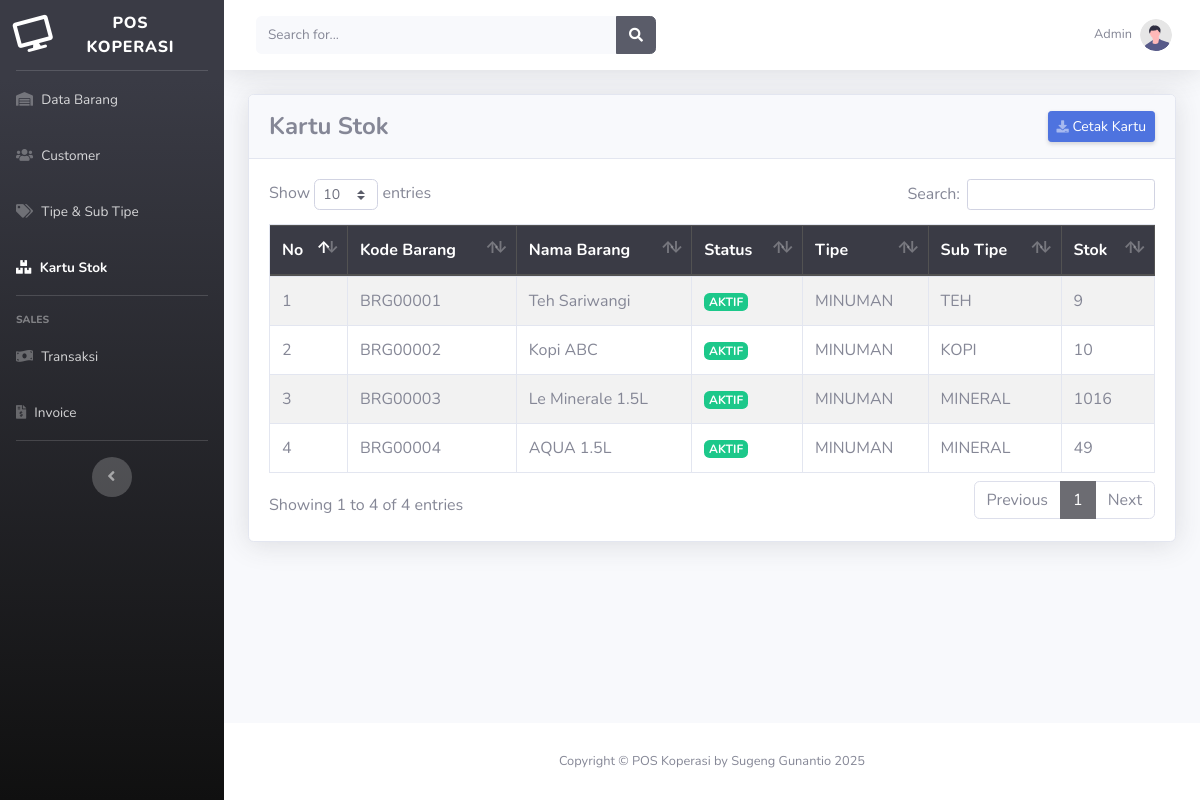
Page /stok.php (signed in) on the committed database.
### tables this page shows
CREATE TABLE `m_barang` (
  `kode_brg` int(11) NOT NULL,
  `nama` varchar(255) NOT NULL,
  `status` varchar(255) NOT NULL,
  `tipeID` int(11) NOT NULL,
  `subtipeID` int(11) NOT NULL,
  `satuan` varchar(255) NOT NULL,
  `harga_umum` int(11) NOT NULL,
  `harga_beli` int(11) NOT NULL,
  `stok` int(11) NOT NULL
);

CREATE TABLE `m_tipe` (
  `id_tipe` int(11) NOT NULL,
  `nama_tipe` varchar(255) NOT NULL,
  `status_tipe` varchar(255) NOT NULL
);

CREATE TABLE `m_subtipe` (
  `id_sub` int(11) NOT NULL,
  `tipeID` int(11) NOT NULL,
  `nama_sub` varchar(255) NOT NULL,
  `status_sub` varchar(255) NOT NULL
);

### stok.php (the view, shortened to what this page needs)
<?php
include 'dbconnect.php';
function kode($id)
{
    $kodebarang = 'BRG' . sprintf("%05s", $id);
    return $kodebarang;
}
?>
<!DOCTYPE html>
<html lang="en">
<head>
    <link href="vendor/fontawesome-free/css/all.min.css" rel="stylesheet" type="text/css">
    <link href="css/sb-admin-2.min.css" rel="stylesheet">
    <link href="vendor/datatables/dataTables.bootstrap4.min.css" rel="stylesheet">
</head>
<body id="page-top">
    <div id="wrapper">
        <ul class="navbar-nav bg-gradient-primary sidebar sidebar-dark accordion" id="accordionSidebar">
            <a class="sidebar-brand d-flex align-items-center justify-content-center" href="index.html">
                <div class="sidebar-brand-icon rotate-n-15">
                    <i class="fas fa-desktop"></i>
                </div>
                <div class="sidebar-brand-text mx-3">POS KOPERASI <sup></sup></div>
            </a>
            <hr class="sidebar-divider my-0">
            <li class="nav-item">
                <a class="nav-link" href="barang.php">
                    <i class="fas fa-warehouse"></i>
                    <span>Data Barang</span></a>
            </li>
            <li class="nav-item">
                <a class="nav-link" href="customer.php">
                    <i class="fas fa-users"></i>
                    <span>Customer</span></a>
            </li>
            <li class="nav-item">
                <a class="nav-link" href="tipe.php">
                    <i class="fas fa-tags"></i>
                    <span>Tipe & Sub Tipe</span></a>
            </li>
            <li class="nav-item active">
                <a class="nav-link" href="stok.php">
                    <i class="fas fa-boxes"></i>
                    <span>Kartu Stok</span></a>
            </li>
            <hr class="sidebar-divider">
            <div class="sidebar-heading">
                Sales
            </div>
            <li class="nav-item ">
                <a class="nav-link" href="transaksi.php">
                    <i class="fas fa-money-bill-wave"></i></i>
                    <span>Transaksi</span></a>
            </li>
            <li class="nav-item ">
                <a class="nav-link" href="invoice.php">
                    <i class="fas fa-file-invoice-dollar"></i></i>
                    <span>Invoice</span></a>
            </li>
            <hr class="sidebar-divider d-none d-md-block">
            <div class="text-center d-none d-md-inline">
                <button class="rounded-circle border-0" id="sidebarToggle"></button>
            </div>
        </ul>
        <div id="content-wrapper" class="d-flex flex-column">
            <div id="content">
                <nav class="navbar navbar-expand navbar-light bg-white topbar mb-4 static-top shadow">
                    <form class="d-none d-sm-inline-block form-inline mr-auto ml-md-3 my-2 my-md-0 mw-100 navbar-search">
                        <div class="input-group">
                            <input type="text" class="form-control bg-light border-0 small" placeholder="Search for..." aria-label="Search" aria-describedby="basic-addon2">
                            <div class="input-group-append">
                                <button class="btn btn-dark" type="button">
                                    <i class="fas fa-search fa-sm"></i>
                                </button>
                            </div>
                        </div>
                    </form>
                    <ul class="navbar-nav ml-auto">
                        <li class="nav-item dropdown no-arrow">
                            <a class="nav-link dropdown-toggle" href="#" id="userDropdown" role="button" data-toggle="dropdown" aria-haspopup="true" aria-expanded="false">
                                <span class="mr-2 d-none d-lg-inline text-gray-600 small"><?= $_SESSION['user']; ?></span>
                                <img class="img-profile rounded-circle" src="img/undraw_profile.svg">
                            </a>
                        </li>
                    </ul>
                </nav>
                <div class="container-fluid">
                    <div class="card shadow mb-4">
                        <div class="card-header py-3">
                            <div class="d-flex justify-content-between align-items-center">
                                <div class="me-3">
                                    <h4 class="m-0 font-weight-bold">Kartu Stok</h4>
                                </div>
                                <div class="d-flex gap-2">
                                    <a href="exportstock.php" class="d-none d-sm-inline-block btn btn-sm btn-primary shadow-sm"><i class="fas fa-download fa-sm text-white-50"></i> Cetak Kartu</a>
                                </div>
                            </div>
                        </div>
                        <div class="card-body">
                            <div class="table-responsive">
                                <table class="table table-bordered table-striped tabled-hover" id="dataTable" width="100%" cellspacing="0">
                                    <thead class="thead-dark">
                                        <tr>
                                            <th>No</th>
                                            <th>Kode Barang</th>
                                            <th>Nama Barang</th>
                                            <th>Status</th>
                                            <th>Tipe</th>
                                            <th>Sub Tipe</th>
                                            <th>Stok</th>
                                        </tr>
                                    </thead>
                                    <tbody>
                                        <?php
                                        $brgs = mysqli_query($conn, "SELECT * from m_barang sb, m_tipe st, m_subtipe sc where sb.tipeID=st.id_tipe AND sb.subtipeID=sc.id_sub ORDER BY kode_brg ASC");
                                        $no = 1;
                                        while ($p = mysqli_fetch_array($brgs)) {
                                        ?>
                                            <tr>
                                                <td><?php echo $no++ ?></td>
                                                <td><?php echo kode($p['kode_brg']) ?></td>
                                                <td><?php echo $p['nama'] ?></td>
                                                <td><?php
                                                    if ($p['status'] === 'AKTIF') {
                                                        echo "<span class=\"badge badge-success\">" . $p['status'] . "</span>";
                                                    } else {
                                                        echo "<span class=\"badge badge-danger\">" . $p['status'] . "</span>";
                                                    }
                                                    ?></td>
                                                <td><?php echo $p['nama_tipe'] ?></td>
                                                <td><?php echo $p['nama_sub'] ?></td>
                                                <td><?php echo $p['stok'] ?></td>
                                            </tr>
                                        <?php
                                        }
                                        ?>
                                    </tbody>
                                </table>
                            </div>
                        </div>
                    </div>
                </div>
            </div>
            <footer class="sticky-footer bg-white">
                <div class="container my-auto">
                    <div class="copyright text-center my-auto">
                        <span>Copyright &copy; POS Koperasi by Sugeng Gunantio 2025</span>
                    </div>
                </div>
            </footer>
        </div>
    </div>
</body>
</html>

### rows in the picture
m_barang: kode_brg "BRG00001", nama "Teh Sariwangi", status "AKTIF", tipeID.nama_tipe "MINUMAN", subtipeID.nama_sub "TEH", stok "9"
m_barang: kode_brg "BRG00002", nama "Kopi ABC", status "AKTIF", tipeID.nama_tipe "MINUMAN", subtipeID.nama_sub "KOPI", stok "10"
m_barang: kode_brg "BRG00003", nama "Le Minerale 1.5L", status "AKTIF", tipeID.nama_tipe "MINUMAN", subtipeID.nama_sub "MINERAL", stok "1016"
m_barang: kode_brg "BRG00004", nama "AQUA 1.5L", status "AKTIF", tipeID.nama_tipe "MINUMAN", subtipeID.nama_sub "MINERAL", stok "49"

### other values in the picture
$_SESSION['user'] "Admin"
